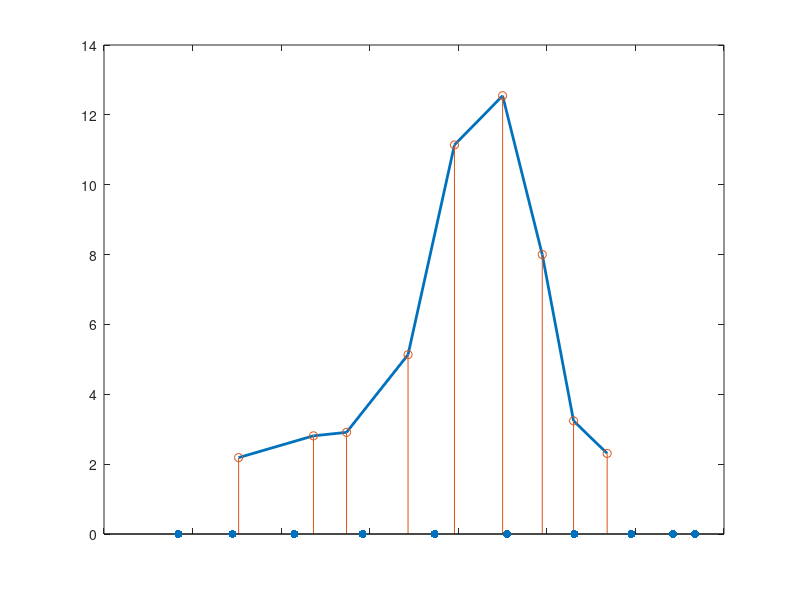

The MATLAB script that drew this image: (Note: this script raises an error after producing the figure.)
%% This file creates Figures 7.1-7.3
clear
close all
load wsctsub.mat
n=length(ty);
sel=[1:8 10]';

prin=0;

%% Create Figure 7.1 
% just show 1 trapezoid on the left area for hatty_1^(0)
plot(yhatord(sel),v(sel),'LineWidth',2)
hold('on')
stem(yhatord(sel),v(sel))
scatter(ty,zeros(length(ty),1),'black','filled')
set(gca,"XTickLabel",'');

yhatstr="$z_{["+ string((1:n-1)') + "]}$";
text(yhatord(sel)',zeros(n-1,1)-0.7,yhatstr,'Interpreter','latex', ...
    'FontSize',16,'VerticalAlignment','baseline','HorizontalAlignment','center')

tyhatstr="$t_{"+ string((1:n)') + "}$";
text(ty,zeros(n,1)+0.8,tyhatstr,'Interpreter','latex', ...
    'FontSize',16,'VerticalAlignment','top','HorizontalAlignment','left')
vstr="$v_{"+ string((1:n-1)') + "}$";

text(yhatord(sel),v(sel),vstr,'Interpreter','latex', ...
    'FontSize',16,'VerticalAlignment','top','HorizontalAlignment','left')

xlabel('Ordered fitted values','FontSize',14)
ylabel('Reciprocal of smoothed residuals ($v$)','Interpreter','latex', ...
    'FontName','Courier New','FontSize',16)
vec_pos = get(get(gca, 'XLabel'), 'Position');
set(get(gca, 'XLabel'), 'Position', vec_pos + [0 -0.9 0],'Interpreter','latex');
set(gca,"Xtick",'')
ngood=9;
vbar=mean(v(1:ngood));
stem(ty(1),vbar)
xcoo=[ty(1) ty(1) yhatord(1) yhatord(1)];
ycoo=[0 vbar v(1) 0];
fill(xcoo,ycoo,'g','FaceAlpha',0.1)
text(ty(1),vbar+0.2,'$\overline{v}$','FontSize',16,'Interpreter','latex')
title('Figure 7.1')
set(gcf,"Name",'Figure 7.1')

if prin==1
    % print to postscript
    print -depsc ctsubthat1.eps;
end

%% Create Figure 7.2 
% just show some trapezoids  area for hatty_3^(0)
figure
plot(yhatord(sel),v(sel),'LineWidth',2)
hold('on')
stem(yhatord(sel),v(sel))
scatter(ty,zeros(n,1),'black','filled')
set(gca,"XTickLabel",'');

yhatstr="$z_{["+ string((1:n-1)') + "]}$";
text(yhatord(sel)',zeros(n-1,1)-0.7,yhatstr,'Interpreter','latex', ...
    'FontSize',16,'VerticalAlignment','baseline','HorizontalAlignment','center')


tyhatstr="$t_{"+ string((1:n)') + "}$";
text(ty,zeros(n,1)+0.8,tyhatstr,'Interpreter','latex', ...
    'FontSize',16,'VerticalAlignment','top','HorizontalAlignment','left')
vstr="$v_{"+ string((1:n-1)') + "}$";

text(yhatord(sel),v(sel),vstr,'Interpreter','latex', ...
    'FontSize',16,'VerticalAlignment','top','HorizontalAlignment','left')


xlabel('Ordered fitted values','FontSize',14)
ylabel('Reciprocal of smoothed residuals ($v$)','Interpreter','latex', ...
    'FontName','Times New Roman','FontSize',16)
vec_pos = get(get(gca, 'XLabel'), 'Position');
set(get(gca, 'XLabel'), 'Position', vec_pos + [0 -0.9 0],'Interpreter','latex');
set(gca,"Xtick",'')

xcoo=[yhatord(1) yhatord(1) yhatord(2:4)' ty(3) ty(3)];
ycoo=[0 v(1:4)' 8.59 0];
fill(xcoo,ycoo,'g','FaceAlpha',0.1)

title('Figure 7.2')
set(gcf,"Name",'Figure 7.2')

if prin==1
    % print to postscript
    print -depsc ctsubthat3.eps;
end

%% Create Figure 7.3 
% all some trapezoids selected + additional area for hatty_5^(0)
figure
plot(yhatord(sel),v(sel),'LineWidth',2)
hold('on')
stem(yhatord(sel),v(sel))
scatter(ty,zeros(length(ty),1),'black','filled')
set(gca,"XTickLabel",'');

yhatstr="$z_{["+ string((1:n-1)') + "]}$";
text(yhatord(sel)',zeros(n-1,1)-0.7,yhatstr,'Interpreter','latex', ...
    'FontSize',16,'VerticalAlignment','baseline','HorizontalAlignment','center')

tyhatstr="$t_{"+ string((1:n)') + "}$";
text(ty,zeros(n,1)+0.8,tyhatstr,'Interpreter','latex', ...
    'FontSize',16,'VerticalAlignment','top','HorizontalAlignment','left')

vstr="$v_{"+ string((1:n-1)') + "}$";

text(yhatord(sel),v(sel),vstr,'Interpreter','latex', ...
    'FontSize',16,'VerticalAlignment','top','HorizontalAlignment','left')

xlabel('Ordered fitted values','FontSize',14)
ylabel('Reciprocal of smoothed residuals ($v$)','Interpreter','latex', ...
    'FontName','Helvetica','FontSize',16)
vec_pos = get(get(gca, 'XLabel'), 'Position');
set(get(gca, 'XLabel'), 'Position', vec_pos + [0 -0.9 0],'Interpreter','latex');
set(gca,"Xtick",'')

vbar=mean(v(1:ngood));
% stem(ty(1),vbar)
xcoo=[yhatord(1) yhatord(1) yhatord([2:end-2 end])' yhatord(end)];
ycoo=[0 v([1:end-2 end])' 0];
fill(xcoo,ycoo,'g','FaceAlpha',0.1)

stem(ty(5),vbar)
xcoo=[yhatord(end) yhatord(end) ty(5) ty(5)];
ycoo=[0 v(end) vbar  0];
fill(xcoo,ycoo,'g','FaceAlpha',0.1)
text(ty(5),vbar+0.2,'$\overline{v}$','FontSize',16,'Interpreter','latex')
% text(ty(1),vbar+0.2,'$\overline{v}$','FontSize',16,'Interpreter','latex')

title('Figure 7.3')
set(gcf,"Name",'Figure 7.3')

prin=0;
if prin==1
    % print to postscript
    print -depsc ctsubthat5.eps;
end